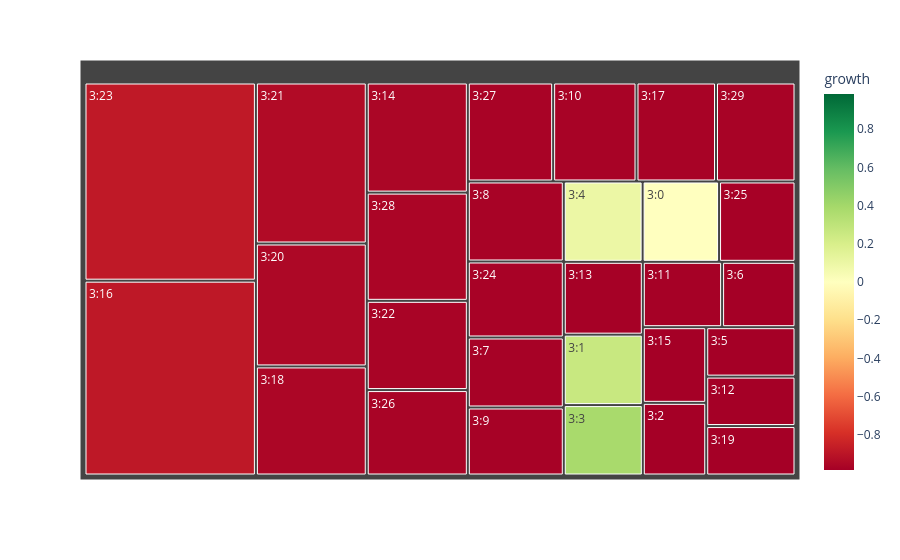

Notebook source saved alongside this figure:
### Markdown cell above
By default, growth_map displays topics across the entire time range, but we can pass an index parameter to show only the topics at a certain time slice.

### Code cell
tm.plotting.growth_map(mapper, index=3)

### Figure 1 — Plotly figure (JSON) as saved in the notebook; plotly's stock layout.template omitted (floating-point values rounded to 4 significant figures)
{"data": [{"branchvalues": "total", "customdata": [[0.0], [0.2609], [-0.9842], [0.381], [0.1], [-0.9848], [-0.9835], [-0.9769], [-0.9736], [-0.9776], [-0.9716], [-0.9822], [-0.9848], [-0.9802], [-0.9617], [-0.9835], [-0.8851], [-0.9729], [-0.9584], [-0.9848], [-0.9531], [-0.9386], [-0.969], [-0.8832], [-0.9749], [-0.9789], [-0.9703], [-0.971], [-0.9624], [-0.9729]], "domain": {"x": [0, 1], "y": [0, 1]}, "hovertemplate": "<b>%{label}</b><br>Count: %{value}<br>Growth: %{color:.2f}", "ids": ["3:0", "3:1", "3:2", "3:3", "3:4", "3:5", "3:6", "3:7", "3:8", "3:9", "3:10", "3:11", "3:12", "3:13", "3:14", "3:15", "3:16", "3:17", "3:18", "3:19", "3:20", "3:21", "3:22", "3:23", "3:24", "3:25", "3:26", "3:27", "3:28", "3:29"], "labels": ["3:0", "3:1", "3:2", "3:3", "3:4", "3:5", "3:6", "3:7", "3:8", "3:9", "3:10", "3:11", "3:12", "3:13", "3:14", "3:15", "3:16", "3:17", "3:18", "3:19", "3:20", "3:21", "3:22", "3:23", "3:24", "3:25", "3:26", "3:27", "3:28", "3:29"], "marker": {"coloraxis": "coloraxis", "colors": [0.0, 0.2609, -0.9842, 0.381, 0.1, -0.9848, -0.9835, -0.9769, -0.9736, -0.9776, -0.9716, -0.9822, -0.9848, -0.9802, -0.9617, -0.9835, -0.8851, -0.9729, -0.9584, -0.9848, -0.9531, -0.9386, -0.969, -0.8832, -0.9749, -0.9789, -0.9703, -0.971, -0.9624, -0.9729]}, "name": "", "parents": ["", "", "", "", "", "", "", "", "", "", "", "", "", "", "", "", "", "", "", "", "", "", "", "", "", "", "", "", "", ""], "type": "treemap", "values": [32.0, 29.0, 24.0, 29.0, 33.0, 23.0, 25.0, 35.0, 40.0, 34.0, 43.0, 27.0, 23.0, 30.0, 58.0, 25.0, 174.0, 41.0, 63.0, 23.0, 71.0, 93.0, 47.0, 177.0, 38.0, 32.0, 45.0, 44.0, 57.0, 41.0]}], "layout": {"coloraxis": {"cmid": 0, "colorbar": {"title": {"text": "growth"}}, "colorscale": [[0, "rgb(165,0,38)"], [0.1, "rgb(215,48,39)"], [0.2, "rgb(244,109,67)"], [0.3, "rgb(253,174,97)"], [0.4, "rgb(254,224,139)"], [0.5, "rgb(255,255,191)"], [0.6, "rgb(217,239,139)"], [0.7, "rgb(166,217,106)"], [0.8, "rgb(102,189,99)"], [0.9, "rgb(26,152,80)"], [1, "rgb(0,104,55)"]]}, "legend": {"tracegroupgap": 0}, "margin": {"t": 60}}}
